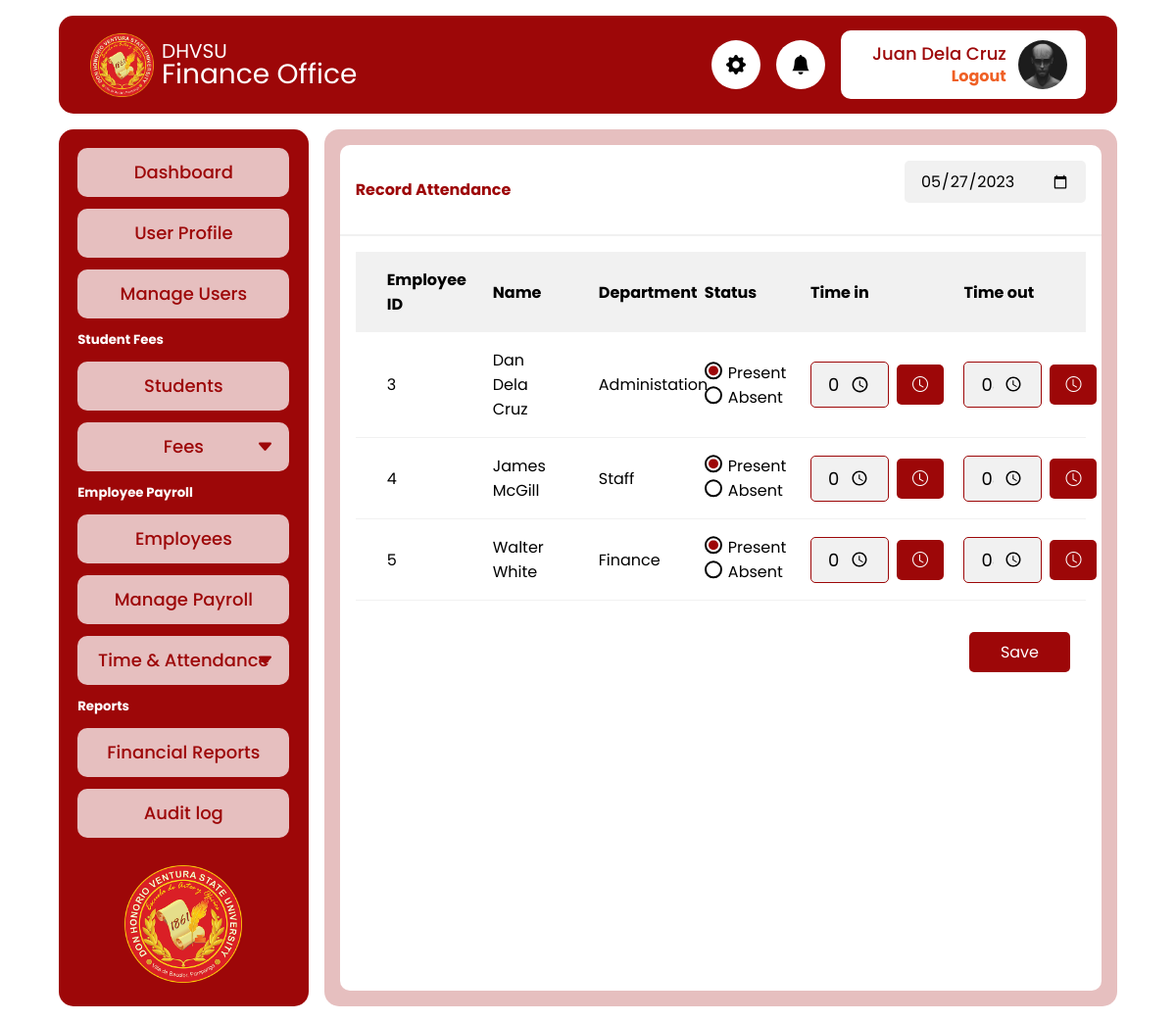
The app's page /admin/record_attendance.php?id=5 (signed in) with its own data.
### tables this page shows
CREATE TABLE `tbl_employees` (
  `id` int(11) NOT NULL,
  `first_name` varchar(150) NOT NULL,
  `middle_name` varchar(150) NOT NULL,
  `last_name` varchar(150) NOT NULL,
  `birthday` date NOT NULL,
  `address` text NOT NULL,
  `email` varchar(255) NOT NULL,
  `title` varchar(255) NOT NULL,
  `department_id` int(11) NOT NULL,
  `hire_date` datetime NOT NULL DEFAULT current_timestamp(),
  `salary_day` decimal(15,2) NOT NULL DEFAULT 0.00,
  `profile_photo` text NOT NULL
);

CREATE TABLE `tbl_department` (
  `id` int(11) NOT NULL,
  `department_name` varchar(255) NOT NULL
);

CREATE TABLE `tbl_attendance` (
  `id` int(11) NOT NULL,
  `employee_id` int(11) NOT NULL,
  `attendance_date` date NOT NULL DEFAULT current_timestamp(),
  `status_id` int(11) NOT NULL DEFAULT 0,
  `time_in` time DEFAULT NULL,
  `time_out` time DEFAULT NULL
);

### app/util_func.php (called while the page is built, shortened)
<?php
function fetchAll(string $table, $pdo)
{
  $sql = "SELECT * FROM $table";
  $stmt = $pdo->query($sql);
  return ($stmt->rowCount() > 0) ? $stmt->fetchAll() : null;
}
function fetchItem(string $table, $id, $pdo)
{
  $sql = "SELECT * FROM $table WHERE id = ?";
  $stmt = $pdo->prepare($sql);
  $stmt->execute([$id]);
  return ($stmt->rowCount() > 0) ? $stmt->fetch() : null;
}

### app/attendance_func.php (called while the page is built)
<?php
function fetchAttendaceOnEmployeeAndDate ($date, $employee_id, $pdo)
{
  $sql = "SELECT * FROM tbl_attendance WHERE attendance_date = ? AND employee_id = ?";
  $stmt = $pdo->prepare($sql);
  $stmt->execute([$date, $employee_id]);
  return ($stmt->rowCount() > 0) ? $stmt->fetch() : null;
}

### admin/record_attendance.php (the view, shortened to what this page needs)
<?php
require_once  './includes/header.php';
require_once '../app/attendance_func.php';
$employees = fetchAll("tbl_employees", $pdo) ?? [];
if (isset($_GET["id"])) {
  $getID = $_GET["id"];
  $getEmployee = fetchItem("tbl_employees", $getID, $pdo);
}
$employeeCount = 0;
$date = date("Y-m-d");
$departments = fetchAll('tbl_department', $pdo);
?>
<main>
  <div class="card full-span">
    <div class="card-header">
      <div class="filter-group">
        <h4>Record Attendance</h4>
        <form method="get" action="record_attendance.php" id="dateInput">
          <input type="date" placeholder="00/00/0000" name="date" class="input-control gray small" value="<?= $date ?>" onchange="document.getElementById('dateInput').submit()">
        </form>
      </div>
    </div>
    <form action="../app/attendace_record.php" method="post">
      <div class="card-body" style="max-height: 800px; overflow-y: scroll;">
        <table>
          <thead>
            <th>Employee ID</th>
            <th>Name</th>
            <th>Department</th>
            <th>Status</th>
            <th style="width: 21%;">Time in</th>
            <th style="width: 21%;">Time out</th>
          </thead>
          <tbody>
            <?php
            foreach ($employees as $employee) {
              $employeeCount++;
              $attendace = fetchAttendaceOnEmployeeAndDate($date, $employee['id'], $pdo);
            ?>
              <tr>
                <td><?= $employee['id'] ?></td>
                <td><?= $employee['first_name'] . " " . $employee['last_name'] ?></td>
                <td><?= $departments[$employee['department_id']]['department_name'] ?></td>
                <td>
                  <label for="paid" class="radio-control">
                    <input name="<?= $employeeCount ?>_status" type="radio" id="radPaid" checked value="1">
                    Present
                  </label>
                  <label for="paid" class="radio-control">
                    <input name="<?= $employeeCount ?>_status" type="radio" id="radPaid" value="0">
                    Absent
                  </label>
                </td>
                <td>
                  <div class="clock-in">
                    <input type="time" class="input-control gray small" name="<?= $employeeCount ?>_time_in" value="<?= $attendace['time_in'] ?>">
                    <button class="btn" type="button">
                      <i class="bi bi-clock"></i>
                    </button>
                  </div>
                </td>
                <td>
                  <div class="clock-in">
                    <input type="time" class="input-control gray small" name="<?= $employeeCount ?>_time_out" value="<?= ($attendace['time_out']) ?>">
                    <button class="btn" type="button">
                      <i class="bi bi-clock"></i>
                    </button>
                  </div>
                </td>
              </tr>
            <?php
            }
            ?>
          </tbody>
        </table>
        <div class="edit-btn-group"><button type="submit" class="btn">Save</button></div>
    </form>
  </div>
  </div>
<?php
require_once  './includes/footer.php'
?>

### css/style.css (style rules this page uses)
:root { --primary: #9d0708; --secondary: #e6bfbf; --accent: #ef6025; --background: #ffffff; --light: rgb(241, 241, 241); --positive: rgb(24, 133, 24); --fontSizeNormal: 18px; }
*, *::before, *::after { font-family: Poppins, Arial, sans-serif; margin: 0; padding: 0; box-sizing: border-box; }
.bi { pointer-events: none; }
button { all: unset; cursor: pointer; }
input { font: inherit; color: inherit; border: none; -webkit-appearance: none; -ms-appearance: none; -moz-appearance: none; appearance: none; outline: none; }
input[type="radio"] { appearance: default; font-size: var(--fontSizeNormal); background-color: #fff; margin: 0; font: inherit; color: currentColor; width: 1.15em; height: 1.15em; border: 0.15em solid currentColor; border-radius: 50%; transform: translateY(0.08em); display: grid; place-content: center; }
input[type="radio"]::before { content: ""; width: 0.65em; height: 0.65em; border-radius: 50%; transform: scale(0); transition: 120ms transform ease-in-out; box-shadow: inset 1em 1em var(--primary); }
input[type="radio"]:checked::before { transform: scale(1); }
.radio-control { display: grid; grid-template-columns: 1em auto; gap: 0.5em; white-space: nowrap; }
body { display: flex; flex-direction: column; align-items: center; background-color: var(--background); }
main { background-color: var(--secondary); border-radius: 15px; height: auto; width: 100%; margin-bottom: 1rem; padding: 1rem; }
.input-control { font-size: var(--fontSizeNormal); width: 100%; color: black; border-radius: 5px; padding: 1rem 1.5rem; background-color: white; margin-bottom: 1rem; }
.full-span { grid-column: 1 / 3; }
.card { background-color: var(--background); border-radius: 10px; height: 100%; overflow: hidden; margin-bottom: 1rem; }
.card-header { padding: 1rem; border-bottom: 2px solid var(--light); }
.card-header h4 { color: var(--primary); }
.card-body { height: 100%; padding: 1rem; }
.input-control.gray { background-color: var(--light); }
.edit-btn-group { display: flex; justify-content: end; margin: 2rem 1rem; gap: 1rem; }
.btn, .btn-outline { font-size: 16px; padding: 0.5rem 2rem; border-radius: 5px; }
.btn { background-color: var(--primary); color: white; }
table { border-collapse: collapse; width: 100%; table-layout: fixed; min-width: 700px; }
thead th { background-color: var(--light); text-align: start; width: auto; min-width: 200px; }
th, td { padding: 1rem 2rem; }
tbody tr { border-bottom: 1px solid var(--light); }
.filter-group { display: flex; align-items: center; gap: 0.5rem; justify-content: space-between; }
.filter-group *, .filter-group .input-control { font-size: 16px; }
.input-control.small { width: fit-content; padding: 0.5rem 1rem; }
.clock-in { display: flex; align-items: center; }
.clock-in .input-control { flex: 1; margin-bottom: 0; margin-right: 0.5rem; border: 1px solid var(--primary); width: 5rem; }
.clock-in .btn { padding: 0.5rem 1rem; height: fit-content; width: fit-content; }

### records on screen
tbl_employees: id "3", first_name "Dan", last_name "Dela Cruz", department.department_name "Administation", time_in "20:38:00", time_out "20:39:00"
tbl_employees: id "4", first_name "James", last_name "McGill", department.department_name "Staff", time_in "20:39:00", time_out "20:39:00"
tbl_employees: id "5", first_name "Walter", last_name "White", department.department_name "Finance", time_in "20:39:00", time_out "20:39:00"

### other values on screen
$_SESSION["user"]["first_name"] "Juan"
$_SESSION["user"]["last_name"] "Dela Cruz"
